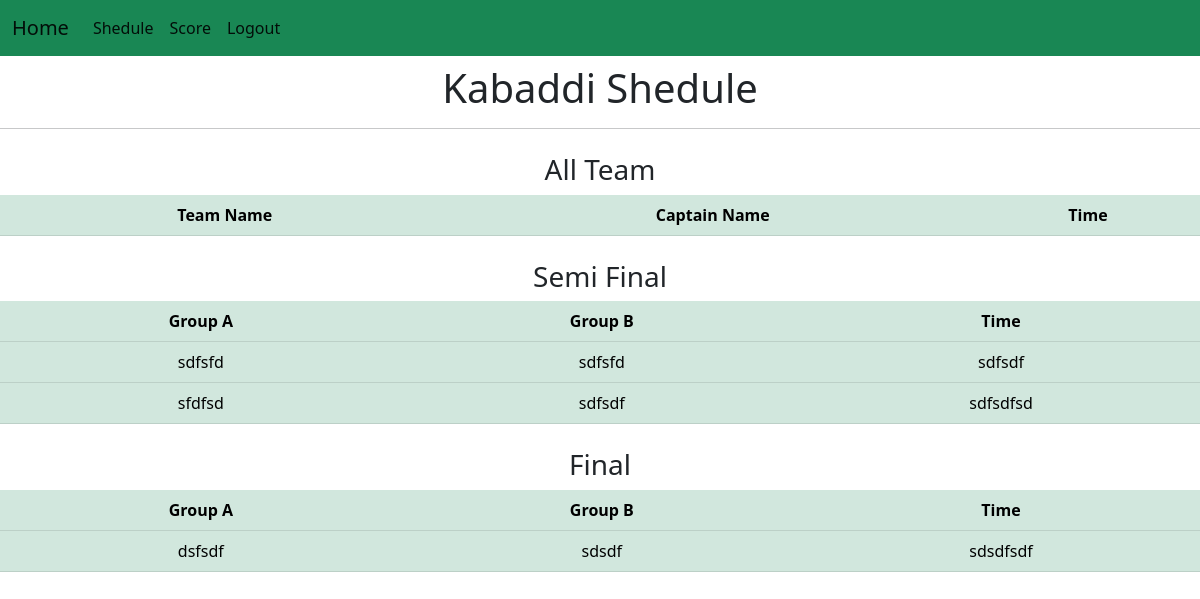
Page /shedule_kabaddi/ on the committed database.
### app/models.py (models this page shows)
class Semi_Final(models.Model):
    cricket_team1=models.CharField(max_length=200,blank=True)
    cricket_team2=models.CharField(max_length=200,blank=True)
    cricket_time1=models.CharField(max_length=200,blank=True)
    cricket_team3=models.CharField(max_length=200,blank=True)
    cricket_team4=models.CharField(max_length=200,blank=True)
    cricket_time2=models.CharField(max_length=200,blank=True)
    cricket_finalteam1=models.CharField(max_length=200,blank=True)
    cricket_finalteam2=models.CharField(max_length=200,blank=True)
    cricket_finaltime=models.CharField(max_length=200,blank=True)
    football_team1=models.CharField(max_length=200,blank=True)
    football_team2=models.CharField(max_length=200,blank=True)
    football_time1=models.CharField(max_length=200,blank=True)
    football_team3=models.CharField(max_length=200,blank=True)
    football_team4=models.CharField(max_length=200,blank=True)
    football_time2=models.CharField(max_length=200,blank=True)
    football_finalteam1=models.CharField(max_length=200,blank=True)
    football_finalteam2=models.CharField(max_length=200,blank=True)
    football_finaltime=models.CharField(max_length=200,blank=True)
    volleyball_team1=models.CharField(max_length=200,blank=True)
    volleyball_team2=models.CharField(max_length=200,blank=True)
    volleyball_time1=models.CharField(max_length=200,blank=True)
    volleyball_team3=models.CharField(max_length=200,blank=True)
    volleyball_team4=models.CharField(max_length=200,blank=True)
    volleyball_time2=models.CharField(max_length=200,blank=True)
    volleyball_finalteam1=models.CharField(max_length=200,blank=True)
    volleyball_finalteam2=models.CharField(max_length=200,blank=True)
    volleyball_finaltime=models.CharField(max_length=200,blank=True)
    kabaddi_team1=models.CharField(max_length=200,blank=True)
    kabaddi_team2=models.CharField(max_length=200,blank=True)
    kabaddi_time1=models.CharField(max_length=200,blank=True)
    kabaddi_team3=models.CharField(max_length=200,blank=True)
    kabaddi_team4=models.CharField(max_length=200,blank=True)
    kabaddi_time2=models.CharField(max_length=200,blank=True)
    kabaddi_finalteam1=models.CharField(max_length=200,blank=True)
    kabaddi_finalteam2=models.CharField(max_length=200,blank=True)
    kabaddi_finaltime=models.CharField(max_length=200,blank=True)
    chess_team1=models.CharField(max_length=200,blank=True)
    chess_team2=models.CharField(max_length=200,blank=True)
    chess_time1=models.CharField(max_length=200,blank=True)
    chess_team3=models.CharField(max_length=200,blank=True)
    chess_team4=models.CharField(max_length=200,blank=True)
    chess_time2=models.CharField(max_length=200,blank=True)
    chess_finalteam1=models.CharField(max_length=200,blank=True)
    chess_finalteam2=models.CharField(max_length=200,blank=True)
    chess_finaltime=models.CharField(max_length=200,blank=True)
    table_team1=models.CharField(max_length=200,blank=True)
    table_team2=models.CharField(max_length=200,blank=True)
    table_time1=models.CharField(max_length=200,blank=True)
    table_team3=models.CharField(max_length=200,blank=True)
    table_team4=models.CharField(max_length=200,blank=True)
    table_time2=models.CharField(max_length=200,blank=True)
    table_finalteam1=models.CharField(max_length=200,blank=True)
    table_finalteam2=models.CharField(max_length=200,blank=True)
    table_finaltime=models.CharField(max_length=200,blank=True)
    badminton_team1=models.CharField(max_length=200,blank=True)
    badminton_team2=models.CharField(max_length=200,blank=True)
    badminton_time1=models.CharField(max_length=200,blank=True)
    badminton_team3=models.CharField(max_length=200,blank=True)
    badminton_team4=models.CharField(max_length=200,blank=True)
    badminton_time2=models.CharField(max_length=200,blank=True)
    badminton_finalteam1=models.CharField(max_length=200,blank=True)
    badminton_finalteam2=models.CharField(max_length=200,blank=True)
    badminton_finaltime=models.CharField(max_length=200,blank=True)

### app/views.py (the view)
# urls.py: path('shedule_kabaddi/',views.shedule_kabaddi,name="shedule_kabaddi"),
def shedule_kabaddi(request):
     team=Kabaddi.objects.all()
     time=Time_shedule.objects.all()
     final=Semi_Final.objects.all()
     context={'team':team, 'time':time,'final':final}
     return render(request,'app/shedule_kabaddi.html',context)

### app/templates/app/shedule_kabaddi.html (shortened to what this page needs)
{%extends 'navbar2.html'%}
{%block content%}
                    <h1 class="text-center mt-2">Kabaddi Shedule</h1>
                    <hr>
                    <div class="text-center mt-4">
                      <h3>All Team</h3>
                      <table class="table table-success table-hover">
                          <thead>
                            <tr>
                              <th>Team Name</th>
                              <th>Captain Name</th>
                              <th>Time</th>
                            </tr>
                          </thead>
                        </table>
                    </div>
                    {%for f in final%}
                    <div class="text-center mt-4">
                        <h3>Semi Final</h3>
                        <table class="table table-success table-hover">
                            <thead>
                              <tr>
                                <th scope="col">Group A</th>
                                <th scope="col">Group B</th>
                                <th scope="col">Time</th>
                              </tr>
                            </thead>
                            <tbody>
                              <tr>
                                <td>{{f.kabaddi_team1}}</td>
                                <td>{{f.kabaddi_team2}}</td>
                                <td>{{f.kabaddi_time1}}</td>
                              </tr>
                              <tr>
                                <td>{{f.kabaddi_team3}}</td>
                                <td>{{f.kabaddi_team4}}</td>
                                <td>{{f.kabaddi_time2}}</td>
                              </tr>
                            </tbody>
                          </table>
                    </div>
                    <div class="text-center mt-4">
                        <h3>Final</h3>
                        <table class="table table-success table-hover">
                            <thead>
                              <tr>
                                <th scope="col">Group A</th>
                                <th scope="col">Group B</th>
                                <th scope="col">Time</th>
                              </tr>
                            </thead>
                            <tbody>
                              <tr>
                                <td>{{f.kabaddi_finalteam1}}</td>
                                <td>{{f.kabaddi_finalteam2}}</td>
                                <td>{{f.kabaddi_finaltime}}</td>
                              </tr>
                            </tbody>
                          </table>
                    </div>
                    {%endfor%}
{%endblock%}

### rows in the picture
Semi_Final: kabaddi_team1 "sdfsfd", kabaddi_team2 "sdfsfd", kabaddi_time1 "sdfsdf", kabaddi_team3 "sfdfsd", kabaddi_team4 "sdfsdf", kabaddi_time2 "sdfsdfsd", kabaddi_finalteam1 "dsfsdf", kabaddi_finalteam2 "sdsdf", kabaddi_finaltime "sdsdfsdf"
